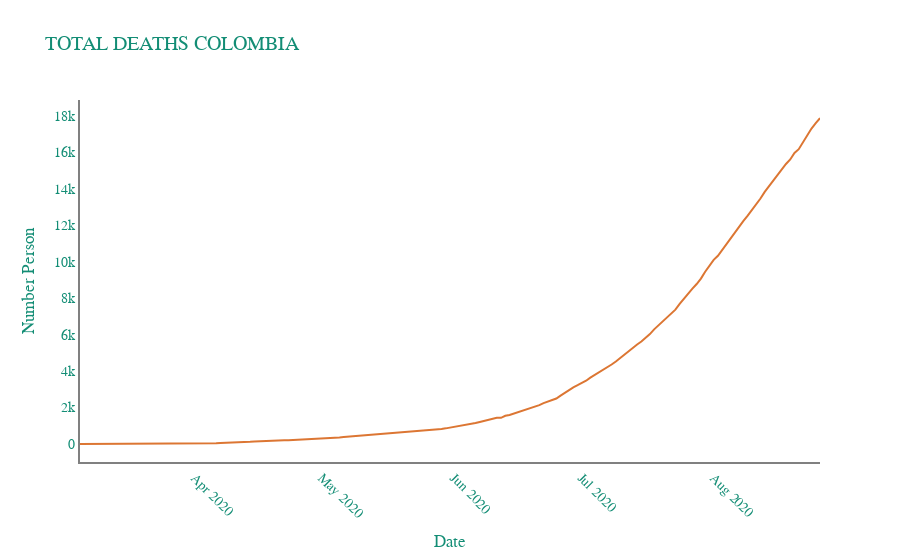

Notebook code for this chart:
### Markdown cell above
## COLOMBIA:

### Code cell
fig = go.Figure(data=go.Scatter(x=countries_total_deaths["date"],
                                y=countries_total_deaths["Colombia"],
                                mode='lines',line_color="#DC7633",fillcolor='white'))

fig.update_xaxes(showline=True, linewidth=2, linecolor='grey',tickangle = 45  )
fig.update_yaxes(showline=True, linewidth=2, linecolor='grey')
fig . update_layout ( 
    title = "TOTAL DEATHS COLOMBIA" , 
    xaxis_title = "Date" , 
    yaxis_title = "Number Person" , 
    legend_title = None ,
    
    plot_bgcolor="white", 
    font = dict ( 
        family = "Courier New, monospace" , 
        size = 14 , 
        color = "#138D75"
    ) 
)
fig.show()

### Figure 1 — Plotly figure (JSON) as saved in the notebook; plotly's stock layout.template omitted (floating-point values rounded to 4 significant figures; data arrays with more than 128 entries replaced by an {"elided": "..."} marker saying what was removed)
{"data": [{"fillcolor": "white", "line": {"color": "#DC7633"}, "mode": "lines", "type": "scatter", "x": {"elided": "175 str values"}, "y": {"elided": "175 int values"}}], "layout": {"font": {"color": "#138D75", "family": "Courier New, monospace", "size": 14}, "legend": {"title": {}}, "plot_bgcolor": "white", "title": {"text": "TOTAL DEATHS COLOMBIA"}, "xaxis": {"linecolor": "grey", "linewidth": 2, "showline": true, "tickangle": 45, "title": {"text": "Date"}}, "yaxis": {"linecolor": "grey", "linewidth": 2, "showline": true, "title": {"text": "Number Person"}}}}
